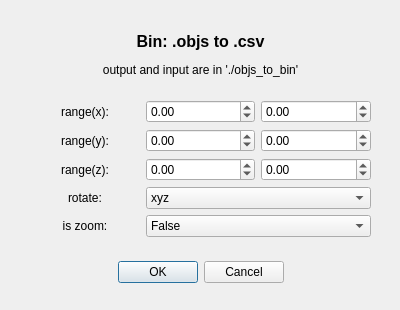
<?xml version="1.0" encoding="UTF-8"?>
<ui version="4.0">
 <class>Dialog</class>
 <widget class="QDialog" name="Dialog">
  <property name="geometry">
   <rect>
    <x>0</x>
    <y>0</y>
    <width>400</width>
    <height>310</height>
   </rect>
  </property>
  <property name="windowTitle">
   <string>Bin: .objs to .csv</string>
  </property>
  <widget class="QDialogButtonBox" name="buttonBox">
   <property name="geometry">
    <rect>
     <x>30</x>
     <y>256</y>
     <width>341</width>
     <height>32</height>
    </rect>
   </property>
   <property name="orientation">
    <enum>Qt::Horizontal</enum>
   </property>
   <property name="standardButtons">
    <set>QDialogButtonBox::Cancel|QDialogButtonBox::Ok</set>
   </property>
   <property name="centerButtons">
    <bool>true</bool>
   </property>
  </widget>
  <widget class="QWidget" name="gridLayoutWidget">
   <property name="geometry">
    <rect>
     <x>30</x>
     <y>16</y>
     <width>341</width>
     <height>221</height>
    </rect>
   </property>
   <layout class="QGridLayout" name="gridLayout">
    <item row="5" column="0">
     <widget class="QLabel" name="label_7">
      <property name="text">
       <string>is zoom:</string>
      </property>
      <property name="alignment">
       <set>Qt::AlignCenter</set>
      </property>
     </widget>
    </item>
    <item row="3" column="0">
     <widget class="QLabel" name="label_5">
      <property name="text">
       <string>range(z):</string>
      </property>
      <property name="alignment">
       <set>Qt::AlignCenter</set>
      </property>
     </widget>
    </item>
    <item row="1" column="0">
     <widget class="QLabel" name="label_3">
      <property name="text">
       <string>range(x):</string>
      </property>
      <property name="alignment">
       <set>Qt::AlignCenter</set>
      </property>
     </widget>
    </item>
    <item row="4" column="0">
     <widget class="QLabel" name="label_6">
      <property name="text">
       <string>rotate:</string>
      </property>
      <property name="alignment">
       <set>Qt::AlignCenter</set>
      </property>
     </widget>
    </item>
    <item row="3" column="1">
     <widget class="QDoubleSpinBox" name="doubleSpinBox_5">
      <property name="minimum">
       <double>-5000.000000000000000</double>
      </property>
      <property name="maximum">
       <double>5000.000000000000000</double>
      </property>
      <property name="singleStep">
       <double>1.000000000000000</double>
      </property>
     </widget>
    </item>
    <item row="1" column="2">
     <widget class="QDoubleSpinBox" name="doubleSpinBox_2">
      <property name="minimum">
       <double>-5000.000000000000000</double>
      </property>
      <property name="maximum">
       <double>5000.000000000000000</double>
      </property>
      <property name="singleStep">
       <double>1.000000000000000</double>
      </property>
      <property name="value">
       <double>0.000000000000000</double>
      </property>
     </widget>
    </item>
    <item row="5" column="1" colspan="2">
     <widget class="QComboBox" name="comboBox_2">
      <item>
       <property name="text">
        <string>False</string>
       </property>
      </item>
      <item>
       <property name="text">
        <string>True</string>
       </property>
      </item>
     </widget>
    </item>
    <item row="1" column="1">
     <widget class="QDoubleSpinBox" name="doubleSpinBox">
      <property name="minimum">
       <double>-5000.000000000000000</double>
      </property>
      <property name="maximum">
       <double>5000.000000000000000</double>
      </property>
      <property name="singleStep">
       <double>1.000000000000000</double>
      </property>
      <property name="value">
       <double>0.000000000000000</double>
      </property>
     </widget>
    </item>
    <item row="3" column="2">
     <widget class="QDoubleSpinBox" name="doubleSpinBox_6">
      <property name="minimum">
       <double>-5000.000000000000000</double>
      </property>
      <property name="maximum">
       <double>5000.000000000000000</double>
      </property>
      <property name="singleStep">
       <double>1.000000000000000</double>
      </property>
     </widget>
    </item>
    <item row="2" column="0">
     <widget class="QLabel" name="label_4">
      <property name="text">
       <string>range(y):</string>
      </property>
      <property name="alignment">
       <set>Qt::AlignCenter</set>
      </property>
     </widget>
    </item>
    <item row="4" column="1" colspan="2">
     <widget class="QComboBox" name="comboBox">
      <item>
       <property name="text">
        <string>xyz</string>
       </property>
      </item>
      <item>
       <property name="text">
        <string>xzy</string>
       </property>
      </item>
      <item>
       <property name="text">
        <string>yxz</string>
       </property>
      </item>
      <item>
       <property name="text">
        <string>yzx</string>
       </property>
      </item>
      <item>
       <property name="text">
        <string>zxy</string>
       </property>
      </item>
      <item>
       <property name="text">
        <string>zyx</string>
       </property>
      </item>
     </widget>
    </item>
    <item row="2" column="2">
     <widget class="QDoubleSpinBox" name="doubleSpinBox_4">
      <property name="minimum">
       <double>-5000.000000000000000</double>
      </property>
      <property name="maximum">
       <double>5000.000000000000000</double>
      </property>
      <property name="value">
       <double>0.000000000000000</double>
      </property>
     </widget>
    </item>
    <item row="2" column="1">
     <widget class="QDoubleSpinBox" name="doubleSpinBox_3">
      <property name="minimum">
       <double>-5000.000000000000000</double>
      </property>
      <property name="maximum">
       <double>5000.000000000000000</double>
      </property>
      <property name="singleStep">
       <double>1.000000000000000</double>
      </property>
      <property name="value">
       <double>0.000000000000000</double>
      </property>
     </widget>
    </item>
    <item row="0" column="0" colspan="3">
     <widget class="QLabel" name="label">
      <property name="text">
       <string>&lt;html&gt;&lt;head/&gt;&lt;body&gt;&lt;p&gt;&lt;span style=&quot; font-size:12pt; font-weight:700;&quot;&gt;Bin: .objs to .csv&lt;/span&gt;&lt;/p&gt;&lt;p&gt;output and input are in './objs_to_bin'&lt;/p&gt;&lt;/body&gt;&lt;/html&gt;</string>
      </property>
      <property name="alignment">
       <set>Qt::AlignCenter</set>
      </property>
     </widget>
    </item>
   </layout>
  </widget>
 </widget>
 <resources/>
 <connections>
  <connection>
   <sender>buttonBox</sender>
   <signal>accepted()</signal>
   <receiver>Dialog</receiver>
   <slot>accept()</slot>
   <hints>
    <hint type="sourcelabel">
     <x>248</x>
     <y>254</y>
    </hint>
    <hint type="destinationlabel">
     <x>157</x>
     <y>274</y>
    </hint>
   </hints>
  </connection>
  <connection>
   <sender>buttonBox</sender>
   <signal>rejected()</signal>
   <receiver>Dialog</receiver>
   <slot>reject()</slot>
   <hints>
    <hint type="sourcelabel">
     <x>316</x>
     <y>260</y>
    </hint>
    <hint type="destinationlabel">
     <x>286</x>
     <y>274</y>
    </hint>
   </hints>
  </connection>
 </connections>
</ui>
